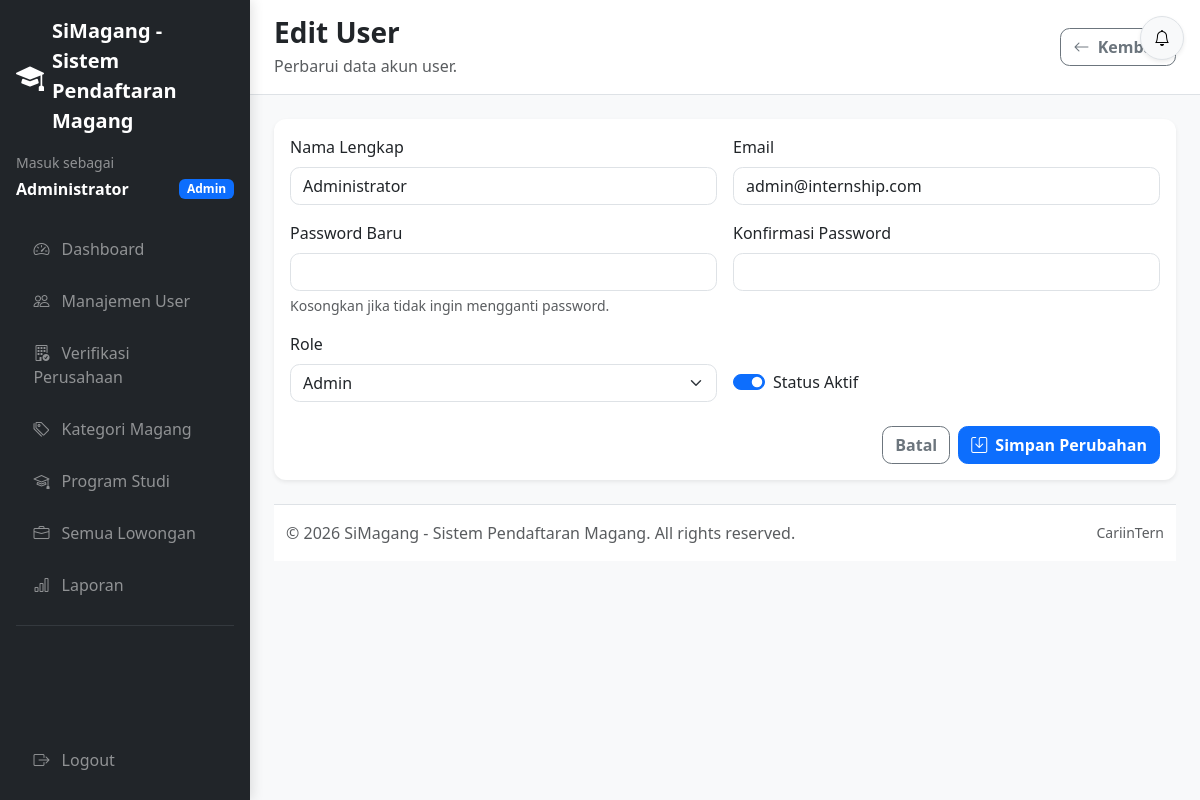
/admin/users/edit.php?id=1 (signed in), run on the app's committed database.
### tables this page shows
CREATE TABLE users (
    id INT UNSIGNED AUTO_INCREMENT PRIMARY KEY,
    name VARCHAR(100) NOT NULL,
    email VARCHAR(100) NOT NULL,
    password VARCHAR(255) NOT NULL,
    role ENUM('admin', 'company', 'student') NOT NULL,
    is_active TINYINT(1) NOT NULL DEFAULT 1,
    avatar VARCHAR(255) NULL DEFAULT NULL,
    created_at TIMESTAMP NOT NULL DEFAULT CURRENT_TIMESTAMP,
    updated_at TIMESTAMP NOT NULL DEFAULT CURRENT_TIMESTAMP ON UPDATE CURRENT_TIMESTAMP,
    UNIQUE KEY unique_users_email (email),
    KEY idx_users_role (role),
    KEY idx_users_is_active (is_active)
);

### includes/functions.php (called while the page is built, shortened)
<?php
function sanitize(string $input): string
{
    return htmlspecialchars(trim($input), ENT_QUOTES, 'UTF-8');
}

### admin/users/edit.php (the view, shortened to what this page needs)
<?php
$userId = (int) ($_GET['id'] ?? 0);
$old = [
    'name' => '',
    'email' => '',
    'role' => 'student',
    'is_active' => '1',
];
try {
    $pdo = Database::getInstance()->getConnection();
    $stmt = $pdo->prepare('SELECT id, name, email, role, is_active FROM users WHERE id = :id LIMIT 1');
    $stmt->execute([':id' => $userId]);
    $user = $stmt->fetch();
    $old = [
        'name' => sanitize((string) $user['name']),
        'email' => sanitize((string) $user['email']),
        'role' => (string) $user['role'],
        'is_active' => (string) (int) $user['is_active'],
    ];
} catch (PDOException $exception) {
    error_log('Load user edit failed: ' . $exception->getMessage());
    set_flash('error', 'Data user gagal dimuat');
    redirect(BASE_URL . '/admin/users/index.php');
}
require_once __DIR__ . '/../../layouts/header.php';
require_once __DIR__ . '/../../layouts/sidebar_admin.php';
?>
<div class="page-header d-flex flex-column flex-md-row justify-content-between align-items-md-center gap-3">
    <div>
        <h1 class="h3 fw-bold mb-1">Edit User</h1>
        <p class="text-muted mb-0">Perbarui data akun user.</p>
    </div>
    <a href="<?= rtrim(BASE_URL, '/'); ?>/admin/users/index.php" class="btn btn-outline-secondary">
        <i class="bi bi-arrow-left me-1"></i>
        Kembali
    </a>
</div>
<div class="card border-0 shadow-sm">
    <div class="card-body">
        <form id="userForm" class="needs-validation" method="POST" action="edit.php?id=<?= $userId; ?>" novalidate>
            <div class="row g-3">
                <div class="col-12 col-md-6">
                    <label for="name" class="form-label">Nama Lengkap</label>
                    <input type="text" class="form-control" id="name" name="name" value="<?= $old['name']; ?>" required>
                </div>
                <div class="col-12 col-md-6">
                    <label for="email" class="form-label">Email</label>
                    <input type="email" class="form-control" id="email" name="email" value="<?= $old['email']; ?>" required>
                </div>
                <div class="col-12 col-md-6">
                    <label for="password" class="form-label">Password Baru</label>
                    <input type="password" class="form-control" id="password" name="password" minlength="8" aria-describedby="passwordHelp">
                    <div id="passwordHelp" class="form-text">Kosongkan jika tidak ingin mengganti password.</div>
                </div>
                <div class="col-12 col-md-6">
                    <label for="passwordConfirmation" class="form-label">Konfirmasi Password</label>
                    <input type="password" class="form-control" id="passwordConfirmation" name="password_confirmation" minlength="8">
                </div>
                <div class="col-12 col-md-6">
                    <label for="role" class="form-label">Role</label>
                    <select class="form-select" id="role" name="role" required>
                        <option value="admin" <?= $old['role'] === 'admin' ? 'selected' : ''; ?>>Admin</option>
                    </select>
                </div>
                <div class="col-12 col-md-6 d-flex align-items-end">
                    <div class="form-check form-switch mb-2">
                        <input class="form-check-input" type="checkbox" role="switch" id="isActive" name="is_active" value="1" <?= $old['is_active'] === '1' ? 'checked' : ''; ?>>
                        <label class="form-check-label" for="isActive">Status Aktif</label>
                    </div>
                </div>
            </div>
            <div class="d-flex justify-content-end gap-2 mt-4">
                <a href="<?= rtrim(BASE_URL, '/'); ?>/admin/users/index.php" class="btn btn-outline-secondary">Batal</a>
                <button type="submit" class="btn btn-primary">
                    <i class="bi bi-save me-1"></i>
                    Simpan Perubahan
                </button>
            </div>
        </form>
    </div>
</div>
<?php require_once __DIR__ . '/../../layouts/footer.php'; ?>

### assets/css/custom.css (style rules this page uses)
:root { --app-sidebar-width: 250px; --app-bg: #f8f9fa; --app-border: #dee2e6; --app-primary: #0d6efd; --app-dark: #212529; --app-muted: #6c757d; }
body { background: var(--app-bg); color: #212529; font-family: system-ui, -apple-system, "Segoe UI", Roboto, "Helvetica Neue", Arial, sans-serif; }
a { transition: color 0.2s ease, background-color 0.2s ease, border-color 0.2s ease; }
.page-header { background: #fff; border-bottom: 1px solid var(--app-border); padding: 1rem 1.5rem; margin: -1.5rem -1.5rem 1.5rem; }
.page-header h1, .page-header h2, .page-header h3 { margin-bottom: 0; font-weight: 700; }
.card { border: none; border-radius: 12px; box-shadow: 0 2px 10px rgba(0, 0, 0, 0.06); }
.form-control, .form-select { border-radius: 0.6rem; }
.btn { border-radius: 0.6rem; font-weight: 600; }

### data on the page
users: name "Administrator", email "admin@internship.com", role "Admin", is_active "☑"

### other printed values
APP_NAME "SiMagang - Sistem Pendaftaran Magang"
$userName "Administrator"
$item['label'] "Dashboard"
$item['label'] "Manajemen User"
$item['label'] "Verifikasi Perusahaan"
$item['label'] "Kategori Magang"
$item['label'] "Program Studi"
$item['label'] "Semua Lowongan"
$item['label'] "Laporan"
